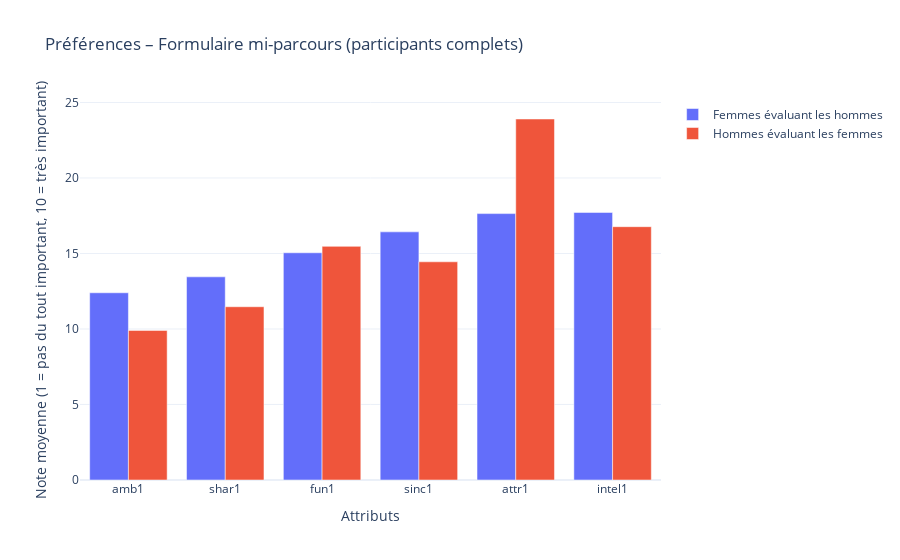

The cell this chart's notebook holds for it:
### Code cell
import pandas as pd
import plotly.graph_objects as go

# Colonnes du formulaire mi-parcours
mid_cols = ['attr1_s', 'sinc1_s', 'intel1_s', 'fun1_s', 'amb1_s', 'shar1_s']

# Filtrer les réponses complètes
df_mid_complete = df.dropna(subset=mid_cols)

# Calcul des moyennes des attributs par genre
result_mid = {}
for gender, label in zip([0, 1], ['Femmes évaluant les hommes', 'Hommes évaluant les femmes']):
    subset = df_mid_complete[df_mid_complete['gender'] == gender]
    result_mid[label] = subset[mid_cols].mean().sort_values()

# Créer le graphique Plotly
fig = go.Figure()

fig.add_trace(go.Bar(
    x=[col.replace('_s', '') for col in result_mid["Femmes évaluant les hommes"].index],
    y=result_mid["Femmes évaluant les hommes"].values,
    name="Femmes évaluant les hommes"
))

fig.add_trace(go.Bar(
    x=[col.replace('_s', '') for col in result_mid["Hommes évaluant les femmes"].index],
    y=result_mid["Hommes évaluant les femmes"].values,
    name="Hommes évaluant les femmes"
))

fig.update_layout(
    title="Préférences – Formulaire mi-parcours (participants complets)",
    xaxis_title="Attributs",
    yaxis_title="Note moyenne (1 = pas du tout important, 10 = très important)",
    barmode='group',
    template='plotly_white'
)

fig.show()

### Figure 1 — Plotly figure (JSON) as saved in the notebook; plotly's stock layout.template omitted (floating-point values rounded to 4 significant figures)
{"data": [{"name": "Femmes évaluant les hommes", "type": "bar", "x": ["amb1", "shar1", "fun1", "sinc1", "attr1", "intel1"], "y": [12.4, 13.45, 15.05, 16.43, 17.64, 17.72]}, {"name": "Hommes évaluant les femmes", "type": "bar", "x": ["amb1", "shar1", "sinc1", "fun1", "intel1", "attr1"], "y": [9.905, 11.47, 14.45, 15.47, 16.78, 23.91]}], "layout": {"barmode": "group", "title": {"text": "Préférences – Formulaire mi-parcours (participants complets)"}, "xaxis": {"title": {"text": "Attributs"}}, "yaxis": {"title": {"text": "Note moyenne (1 = pas du tout important, 10 = très important)"}}}}
